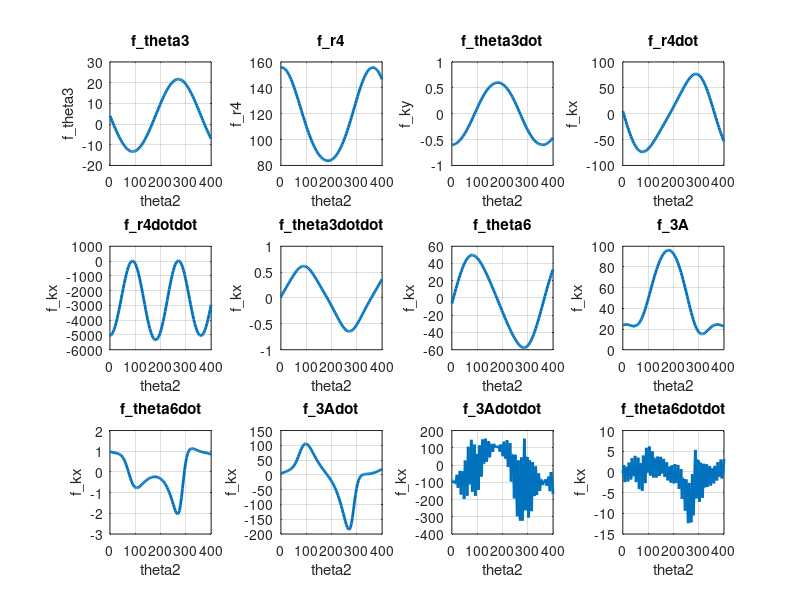

Source code (MATLAB):

%Code for Angles
theta2 = linspace(0, 400, 100);
R1 = 8.4;  % Example known value
R2 = 36;  % Example known value
R3 = 120;
R6 = 60;
theta2_velocity = 2;

f_theta3 = @(theta2) asind((R1 - R2.*sind(theta2))/R3);
f_r4 = @(theta2) R3.*cosd(f_theta3(theta2)) + R2.*cosd(theta2);
f_theta3dot = @(theta2) -1*R2*theta2_velocity*cosd(theta2)./(R3*cosd(f_theta3(theta2)));
f_r4dot = @(theta2) -1*R3.*f_theta3dot(theta2).*sind(f_theta3(theta2)) - R2*theta2_velocity.*sind(theta2);
f_theta3dotdot = @(theta2) (R3.*(f_theta3dot(theta2).^2).*sind(f_theta3(theta2)) + R2*theta2_velocity.*sind(theta2)) ./ (R3.*cosd(f_theta3(theta2)));
f_r4dotdot = @(theta2) -1*R3.*(f_theta3dotdot(theta2).*sind(f_theta3(theta2)) + R3.*f_theta3dot(theta2).^2.*cosd(f_theta3(theta2))) + + R2.*theta2_velocity.^2.*cosd(theta2);


f_theta6 = @(theta2) -1*asind(R2/R6*sind(f_theta3(theta2) - theta2)) - f_theta3(theta2);
f_3A = @(theta2) (R6.*cosd(f_theta6(theta2)) - R2.*cosd(theta2))./cosd(f_theta3(theta2));
f_3Adot = @(theta2) (f_3A(theta2).*f_theta3dot(theta2).*(sind(f_theta3(theta2)).*cosd(f_theta6(theta2)) - cosd(f_theta3(theta2)).*sind(f_theta6(theta2))) ...
            + R2*theta2_velocity.*(sind(theta2).*cosd(f_theta6(theta2)) - cosd(theta2).*sind(f_theta6(theta2)))) ...
            ./ (cosd(f_theta3(theta2)).*cosd(f_theta6(theta2)) + sind(f_theta3(theta2)).*sind(f_theta6(theta2)));

f_theta6dot = @(theta2) (f_3Adot(theta2).*cosd(f_theta3(theta2)) - f_3A(theta2).*f_theta3dot(theta2).*sind(f_theta3(theta2)) - R2*theta2_velocity.*sind(theta2)) ./ (-R6.*sind(f_theta6(theta2)));


f_ky = @(theta2) (-1*R6.*(f_theta6dot(theta2).^2).*sind(f_theta6(theta2)) - 2.*f_3Adot(theta2).*f_theta3dot(theta2).*cosd(f_theta3(theta2)) - f_3A(theta2).*f_theta3dotdot(theta2).*cosd(f_theta3(theta2)) + f_3A(theta2).*(f_theta3dot(theta2).^2).*sind(f_theta3(theta2)) + R2.*(theta2_velocity^2).*sin(theta2));
f_kx = @(theta2) -1*R6.*(f_theta6dot(theta2).^2).*cosd(f_theta6(theta2)) + 2.*f_3Adot(theta2).*f_theta3dot(theta2).*sind(f_theta3(theta2)) + f_3A(theta2).*f_theta3dotdot(theta2).*sind(f_theta3(theta2)) + f_3A(theta2).*(f_theta3dot(theta2).^2).*cosd(f_theta3(theta2)) + R2.*(theta2_velocity^2).*cosd(theta2);

%f_kx = @(theta2) -1*R6;

f_3Adotdot = @(theta2) -1.*(f_3A(theta2).*sind(f_theta3(theta2)) - f_ky(theta2).*sind(f_theta6(theta2))./(cosd(f_theta6(theta2)).*cosd(f_theta3(theta2))) + f_kx(theta2)./cosd(f_theta3(theta2)));

f_theta6dotdot = @(theta2) (f_3Adotdot(theta2).*sind(f_theta3(theta2)) - f_ky(theta2)) ./ (R6.*cosd(f_theta6(theta2)));


% Create a 2x2 grid of subplots
figure;

% Plot 1: f_theta3
subplot(3, 4, 1);  % 2x2 grid, plot 1
plot(theta2, f_theta3(theta2), 'LineWidth', 2);
title('f\_theta3');
xlabel('theta2');
ylabel('f\_theta3');
grid on;

% Plot 2: f_r4
subplot(3, 4, 2);  % 2x2 grid, plot 2
plot(theta2, f_r4(theta2), 'LineWidth', 2);
title('f\_r4');
xlabel('theta2');
ylabel('f\_r4');
grid on;

% Plot 3: theta3dot
subplot(3, 4, 3);  % 2x2 grid, plot 3
plot(theta2, f_theta3dot(theta2), 'LineWidth', 2);
title('f\_theta3dot');
xlabel('theta2');
ylabel('f\_ky');
grid on;

% Plot 4: r4_dot
subplot(3, 4, 4);  % 2x2 grid, plot 4
plot(theta2, f_r4dot(theta2), 'LineWidth', 2);
title('f\_r4dot');
xlabel('theta2');
ylabel('f\_kx');
grid on;

subplot(3, 4, 5);  % 2x2 grid, plot 4
plot(theta2, f_r4dotdot(theta2), 'LineWidth', 2);
title('f\_r4dotdot');
xlabel('theta2');
ylabel('f\_kx');
grid on;

subplot(3, 4, 6);  % 2x2 grid, plot 4
plot(theta2, f_theta3dotdot(theta2), 'LineWidth', 2);
title('f\_theta3dotdot');
xlabel('theta2');
ylabel('f\_kx');
grid on;

subplot(3, 4, 7);  % 2x2 grid, plot 4
plot(theta2, f_theta6(theta2), 'LineWidth', 2);
title('f\_theta6');
xlabel('theta2');
ylabel('f\_kx');
grid on;

subplot(3, 4, 8);  % 2x2 grid, plot 4
plot(theta2, f_3A(theta2), 'LineWidth', 2);
title('f\_3A');
xlabel('theta2');
ylabel('f\_kx');
grid on;

subplot(3, 4, 9);  % 2x2 grid, plot 4
plot(theta2, f_theta6dot(theta2), 'LineWidth', 2);
title('f\_theta6dot');
xlabel('theta2');
ylabel('f\_kx');
grid on;

subplot(3, 4, 10);  % 2x2 grid, plot 4
plot(theta2, f_3Adot(theta2), 'LineWidth', 2);
title('f\_3Adot');
xlabel('theta2');
ylabel('f\_kx');
grid on;

subplot(3, 4, 11);  % 2x2 grid, plot 4
plot(theta2, f_3Adotdot(theta2), 'LineWidth', 2);
title('f\_3Adotdot');
xlabel('theta2');
ylabel('f\_kx');
grid on;

subplot(3, 4, 12);  % 2x2 grid, plot 4
plot(theta2, f_theta6dotdot(theta2), 'LineWidth', 2);
title('f\_theta6dotdot');
xlabel('theta2');
ylabel('f\_kx');
grid on;
